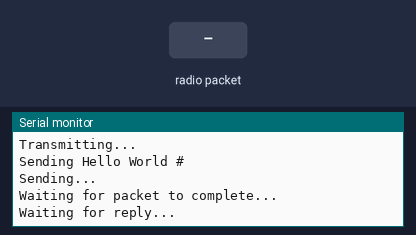
Bench run of a sketch on a simulated Arduino Uno, built with avr-gcc and run on an emulated ATmega328P. Parts: the last lines printed to the serial monitor. The test bench sets the inputs (shaded band). No radio packets arrive unless stated.

Above: at 1.3 s.
1.4 s: radio packet "1" arrives
At 2.2 s:
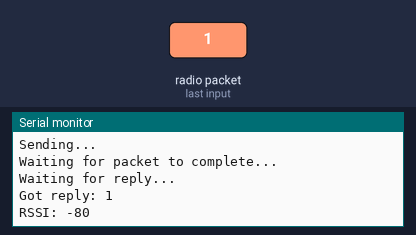
2.9 s: radio packet "0" arrives
At 3.7 s:
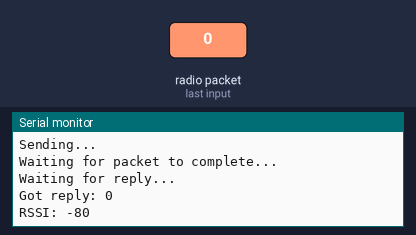
5.9 s: radio packet "2" arrives
At 6.9 s:
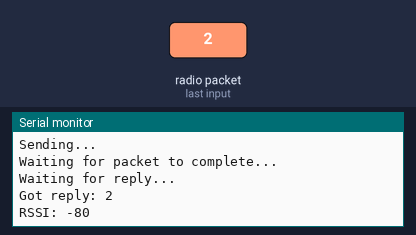

Measured:
- after the input at 1.4 s, the serial monitor: prints a new line at once (image 1)
- after the input at 2.9 s, the serial monitor: prints a new line at once (image 2)
- after the input at 5.9 s, the serial monitor: prints a new line after 0.23 s (image 3)

The sketch:

telesensor.ino
```cpp
// Feather9x_TX
// -*- mode: C++ -*-
// Example sketch showing how to create a simple messaging client (transmitter)
// with the RH_RF95 class. RH_RF95 class does not provide for addressing or
// reliability, so you should only use RH_RF95 if you do not need the higher
// level messaging abilities.
// It is designed to work with the other example Feather9x_RX
#include <Adafruit_GPS.h>
#include <Adafruit_MCP9808.h>
#include <Adafruit_BMP3XX.h>
#include <Adafruit_MMA8451.h>
#include <Wire.h>
#include <Adafruit_Sensor.h>
#include <stdio.h>
#include <SD.h>

//barometer
#define BMP_SCK 13
#define BMP_MISO 12
#define BMP_MOSI 11
#define BMP_CS 10

#define SEALEVELPRESSURE_HPA (1013.25)

Adafruit_BMP3XX bmp;

#include <SPI.h>
#include <RH_RF95.h>

#define RFM95_CS 8
#define RFM95_RST 4
#define RFM95_INT 3

//state variable to start recording data
bool record = false;

// Change to 434.0 or other frequency, must match RX's freq!
#define RF95_FREQ 915.0

// Singleton instance of the radio driver
RH_RF95 rf95(RFM95_CS, RFM95_INT);

int16_t packetnum = 0;  // packet counter, we increment per xmission

//temp
Adafruit_MCP9808 tempsensor = Adafruit_MCP9808();

//accelerometer
Adafruit_MMA8451 mma = Adafruit_MMA8451();
float curAccel = 123;

//time
unsigned long start_time;
unsigned long t;

void barometer(){

  //Serial.print("pressure: ");
  Serial.print(bmp.pressure / 100.0, 2); Serial.print("\t");
  //Serial.println("hPa");
  //Serial.print("approx. alt: ");
  Serial.print(bmp.readAltitude(SEALEVELPRESSURE_HPA)*3.28, 2); Serial.print("\t");
  //Serial.println("ft");

  float pres = bmp.pressure / 100.0;
  float alt = bmp.readAltitude(SEALEVELPRESSURE_HPA)*3.28;

}

 void temp(){

 float temp = tempsensor.readTempF();

 Serial.print(temp, 2); Serial.print("\t");

 }

void accel(){
  mma.read();
  sensors_event_t event;
  mma.getEvent(&event);
  curAccel = event.acceleration.y;

  Serial.print(event.acceleration.x, 2); Serial.print("\t");
  Serial.print(event.acceleration.y, 2); Serial.print("\t");
  Serial.println(event.acceleration.z, 2);

}

void setup()
{
  pinMode(RFM95_RST, OUTPUT);
  digitalWrite(RFM95_RST, HIGH);

  Serial.begin(9600);
  while (!Serial) {
    delay(1);
  }


  delay(100);

  //temp
 /*if(!tempsensor.begin(0x18)){
    Serial.println("tempsensor not found");
    while(1);
  }

  tempsensor.wake();

  //pressure
    if(!bmp.begin()){
    Serial.println("barometer not found");
    while(1);

    }

  bmp.setTemperatureOversampling(BMP3_OVERSAMPLING_8X);
  bmp.setPressureOversampling(BMP3_OVERSAMPLING_4X);
  bmp.setIIRFilterCoeff(BMP3_IIR_FILTER_COEFF_3);

 //accelerometer
  if(!mma.begin()){
    Serial.println("accel not found");
    while(1);
  }

  mma.setRange(MMA8451_RANGE_2_G);*/

  //telemetry

  Serial.println("Feather LoRa TX Test!");

  // manual reset
  digitalWrite(RFM95_RST, LOW);
  delay(10);
  digitalWrite(RFM95_RST, HIGH);
  delay(10);

  while (!rf95.init()) {
    Serial.println("LoRa radio init failed");
    while (1);
  }
  Serial.println("LoRa radio init OK!");

  // Defaults after init are 434.0MHz, modulation GFSK_Rb250Fd250, +13dbM
  if (!rf95.setFrequency(RF95_FREQ)) {
    Serial.println("setFrequency failed");
    while (1);
  }
  Serial.print("Set Freq to: "); Serial.println(RF95_FREQ);

  // Defaults after init are 434.0MHz, 13dBm, Bw = 125 kHz, Cr = 4/5, Sf = 128chips/symbol, CRC on

  // The default transmitter power is 13dBm, using PA_BOOST.
  // If you are using RFM95/96/97/98 modules which uses the PA_BOOST transmitter pin, then
  // you can set transmitter powers from 5 to 23 dBm:
  rf95.setTxPower(23, false);

  Serial.println("time\tpressu\taltitu\ttemp\tx   \ty   \tz\t");

}


void loop()
{
  delay(1000); // Wait 1 second between transmits, could also 'sleep' here!
  Serial.println("Transmitting..."); // Send a message to rf95_server

  char radiopacket[20] = "Hello World #      ";

  Serial.print("Sending "); Serial.println(radiopacket);
  //radiopacket[19] = 0;

  Serial.println("Sending...");
  delay(10);
  rf95.send((uint8_t *)radiopacket, 20);

  Serial.println("Waiting for packet to complete...");
  delay(10);
  rf95.waitPacketSent();
  // Now wait for a reply
  uint8_t buf[RH_RF95_MAX_MESSAGE_LEN];
  uint8_t len = sizeof(buf);

  Serial.println("Waiting for reply...");
  if (rf95.waitAvailableTimeout(1000))
  {
    // Should be a reply message for us now
    if (rf95.recv(buf, &len))
   {
      Serial.print("Got reply: ");
      Serial.println((char*)buf);
      Serial.print("RSSI: ");
      Serial.println(rf95.lastRssi(), DEC);
    }
    else
    {
      Serial.println("Receive failed");
    }
  }
  else
  {
    Serial.println("No reply, is there a listener around?");
  }

}
```
